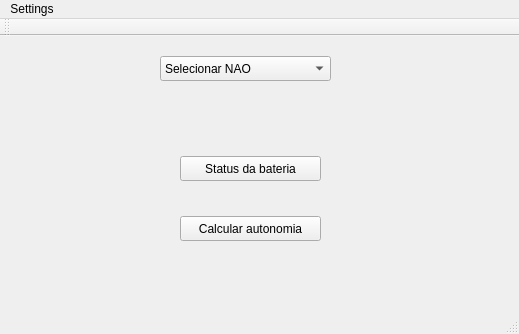
<?xml version="1.0" encoding="UTF-8"?>
<ui version="4.0">
 <class>MainWindow</class>
 <widget class="QMainWindow" name="MainWindow">
  <property name="geometry">
   <rect>
    <x>0</x>
    <y>0</y>
    <width>519</width>
    <height>334</height>
   </rect>
  </property>
  <property name="minimumSize">
   <size>
    <width>250</width>
    <height>250</height>
   </size>
  </property>
  <property name="maximumSize">
   <size>
    <width>1000</width>
    <height>1000</height>
   </size>
  </property>
  <property name="baseSize">
   <size>
    <width>600</width>
    <height>600</height>
   </size>
  </property>
  <property name="windowTitle">
   <string>MainWindow</string>
  </property>
  <widget class="QWidget" name="centralWidget">
   <widget class="QComboBox" name="selectNaoBox">
    <property name="geometry">
     <rect>
      <x>160</x>
      <y>20</y>
      <width>171</width>
      <height>25</height>
     </rect>
    </property>
    <property name="maximumSize">
     <size>
      <width>171</width>
      <height>25</height>
     </size>
    </property>
    <item>
     <property name="text">
      <string>Selecionar NAO</string>
     </property>
    </item>
    <item>
     <property name="text">
      <string>NAO01</string>
     </property>
    </item>
    <item>
     <property name="text">
      <string>NAO02</string>
     </property>
    </item>
    <item>
     <property name="text">
      <string>NAO03</string>
     </property>
    </item>
    <item>
     <property name="text">
      <string>NAO04</string>
     </property>
    </item>
    <item>
     <property name="text">
      <string>NAO05</string>
     </property>
    </item>
    <item>
     <property name="text">
      <string>NAO06</string>
     </property>
    </item>
   </widget>
   <widget class="QPushButton" name="btnStatusBateria">
    <property name="geometry">
     <rect>
      <x>180</x>
      <y>120</y>
      <width>141</width>
      <height>25</height>
     </rect>
    </property>
    <property name="maximumSize">
     <size>
      <width>141</width>
      <height>25</height>
     </size>
    </property>
    <property name="text">
     <string>Status da bateria</string>
    </property>
   </widget>
   <widget class="QPushButton" name="btnAutonomia">
    <property name="geometry">
     <rect>
      <x>180</x>
      <y>180</y>
      <width>141</width>
      <height>25</height>
     </rect>
    </property>
    <property name="maximumSize">
     <size>
      <width>141</width>
      <height>25</height>
     </size>
    </property>
    <property name="text">
     <string>Calcular autonomia</string>
    </property>
   </widget>
  </widget>
  <widget class="QMenuBar" name="menuBar">
   <property name="geometry">
    <rect>
     <x>0</x>
     <y>0</y>
     <width>519</width>
     <height>22</height>
    </rect>
   </property>
   <widget class="QMenu" name="menuSettings">
    <property name="title">
     <string>Settings</string>
    </property>
    <addaction name="actionClose"/>
   </widget>
   <addaction name="menuSettings"/>
  </widget>
  <widget class="QToolBar" name="mainToolBar">
   <attribute name="toolBarArea">
    <enum>TopToolBarArea</enum>
   </attribute>
   <attribute name="toolBarBreak">
    <bool>false</bool>
   </attribute>
  </widget>
  <widget class="QStatusBar" name="statusBar"/>
  <action name="actionClose">
   <property name="text">
    <string>Close</string>
   </property>
  </action>
 </widget>
 <layoutdefault spacing="6" margin="11"/>
 <resources/>
 <connections/>
</ui>
